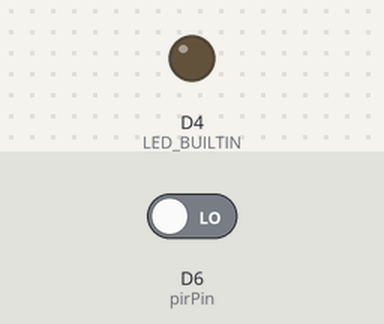
Bench run of a sketch on a simulated ESP8266 (NodeMCU). Shown: output pins drawn as LEDs (lit = HIGH, except the on-board LED, lit = LOW). The test bench sets the inputs (shaded band); at power-on: D6 (pirPin) LOW. WiFi joins after 1.5 s; servers stay silent unless stated; no MQTT or app messages arrive unless stated; what the sketch prints to the serial monitor is not drawn.

Above: at 2.7 s.
2.8 s: D6 (pirPin) driven HIGH
At 4.2 s:
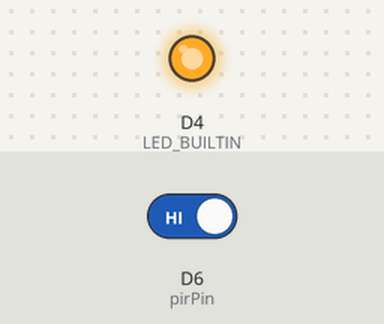
7.0 s: D6 (pirPin) driven LOW
At 8.6 s:
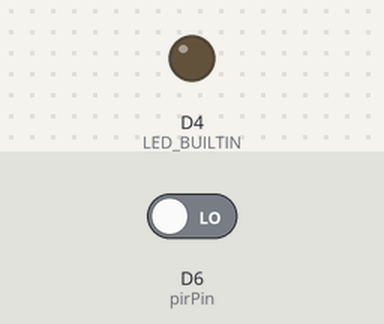
Timing chart, 0 to 10.1 s (numbered marks = the images above; inputs shaded):
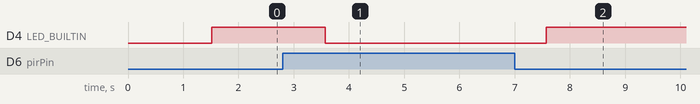

The sketch:

esp8266mqttPIR.ino
```cpp
/*
 *  This sketch sends data via HTTP GET requests to data.sparkfun.com service.
 *
 *  You need to get streamId and privateKey at data.sparkfun.com and paste them
 *  below. Or just customize this script to talk to other HTTP servers.
 *
 *  Configurable MQTT topics
 *    esp8266/config/delay       // main loop delay in milleseconds
 *    esp8266/config/ipinterval  // number of intervals between sending IP address, zero to never send
 *
 *  The HC-SR501 PIR sensor is assumed to be connected to Pin D6
 */

#include <ESP8266WiFi.h>
#include <PubSubClient.h>

#define PROG_NAME "esp8266mqttPIR, "
#define PROG_VERS "v0.34"

const char* ssid     = "nworks24";
const char* password = "golfbgc1";

#define MQTT_SERVER  "15.1.4.4"
#define MQTT_PORT    8883
#define MQTT_TOPICBASE "esp8266/"

int pirPin = D6;
int pirLastState = 0;

// Sleep time - 2s = 2000, 1m = 60000, 5m = 300000, 15m = 900000
int delayMS = 2000;

// number of intervals to send IP address, 0 = never (only on startup)
int ipInterval = 90;
int intervalCount = 0;

String strIp = "";

// Use WiFiClient class to create TCP connections
WiFiClient client;
PubSubClient mqttClient(client);

void setup() {
  Serial.begin(115200);

  Serial.print(F("Started, "));
  Serial.print(PROG_NAME);
  Serial.println(PROG_VERS);

  delay(10);
  pinMode(LED_BUILTIN, OUTPUT);
  pinMode(pirPin, INPUT);

  // We start by connecting to a WiFi network
  Serial.print("Connecting to ");
  Serial.println(ssid);

  WiFi.begin(ssid, password);

  while (WiFi.status() != WL_CONNECTED) {
    delay(500);
    Serial.print(".");
  }
  Serial.println();

  strIp = IpAddress2String(WiFi.localIP());
  Serial.print("WiFi connected, IP: ");
  Serial.println(WiFi.localIP());

  mqttClient.setServer(MQTT_SERVER, MQTT_PORT);
  mqttClient.setCallback(callback);
  Publish((char *)"proginfo", PROG_NAME);
  sendIP();
  PublishInt((char *)MQTT_TOPICBASE "delay", delayMS);
  PublishInt((char *)MQTT_TOPICBASE "ipinterval", ipInterval);

  digitalWrite(LED_BUILTIN, HIGH);  // Turn the LED off by making the voltage HIGH
}

void loop() {
  intervalCount++;
  int pirValue = digitalRead(pirPin);
  if (pirLastState != pirValue) {
    if (pirValue == 1) {
      digitalWrite(LED_BUILTIN, LOW);   // Turn the LED on (Note that LOW is the voltage level
    } else {
      digitalWrite(LED_BUILTIN, HIGH);  // Turn the LED off by making the voltage HIGH
    }
    pirLastState = pirValue;
    Serial.print("PIR State Change, Value: ");
    Serial.println(pirValue);
    PublishInt((char *)MQTT_TOPICBASE "motion", pirValue);
  }
  mqttClient.loop();
  while (!mqttClient.connected()) {
    //Serial.println(">> mqtt connect <<");
    //Serial.println((char *)MQTT_TOPICBASE "name");
    mqttClient.connect((char *)MQTT_TOPICBASE "name");

    Serial.print("subscribe: ");
    Serial.println(MQTT_TOPICBASE "config/#");
    boolean status = mqttClient.subscribe(MQTT_TOPICBASE "config/#");  // Allow bootup config fetching using MQTT persist flag!
    //Serial.println(status);
  }
  mqttClient.loop();
  if (mqttClient.connected()) {
    if (ipInterval > 0 && intervalCount >= ipInterval) {
      intervalCount = 0;
      sendIP();
      delay(500);
    }
  }
  mqttClient.loop();
  delay(delayMS);
}

void callback(char* topic, byte* payload, unsigned int length)
{
  payload[length] = 0;    // Hack to be able to use this as a char string.

  if (strstr(topic, MQTT_TOPICBASE "config/"))
  {
    if (strstr(topic, "delay")) {
      int oldDelayMS = delayMS;
      delayMS = atoi((const char *)payload);
      if (delayMS != oldDelayMS) {
        Serial.print("setting delay to ");
        Serial.println(delayMS);
        PublishInt((char *)MQTT_TOPICBASE "delay", delayMS);
      }
    } else if (strstr(topic, "ipinterval")) {
      int oldIpInterval = ipInterval;
      ipInterval = atoi((const char *)payload);
      if (ipInterval != oldIpInterval) {
        Serial.print("setting ipInterval to ");
        Serial.println(ipInterval);
        PublishInt((char *)MQTT_TOPICBASE "ipinterval", ipInterval);
      }
    } else {
      Serial.print("Unknown topic received: ");
      Serial.println(topic);
    }
  }
}

void sendIP() {
    Serial.print("mqtt send IP addr: ");
    Serial.println(WiFi.localIP());
    mqttClient.publish((char *)MQTT_TOPICBASE "ip", strIp.c_str());
}

String IpAddress2String(const IPAddress& ipAddress)
{
  return String(ipAddress[0]) + String(".") +\
  String(ipAddress[1]) + String(".") +\
  String(ipAddress[2]) + String(".") +\
  String(ipAddress[3])  ;
}

void Publish(char *Topic, char *Message) {
  char TopicBase[80] = MQTT_TOPICBASE;

  strcat(TopicBase, Topic);
  mqttClient.publish(TopicBase, Message);
}

void PublishInt(char *Topic, int Value) {
  char TopicBase[80] = MQTT_TOPICBASE;
  char Message[10] = "NULL";

  if (!isnan(Value))
    itoa(Value, Message, 10);

  mqttClient.publish(Topic, Message);
}
```

Measured:
- after the input at 2.8 s, D4 (LED_BUILTIN): HIGH → LOW after 0.77 s
- after the input at 7.0 s, D4 (LED_BUILTIN): LOW → HIGH after 0.57 s
